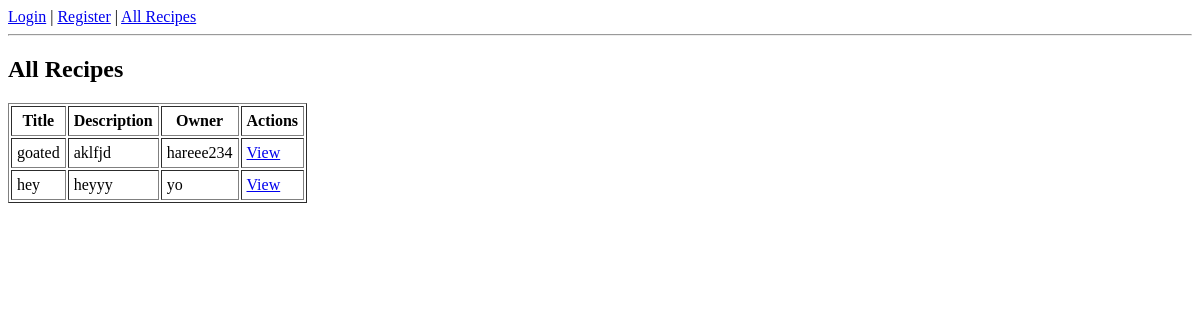
Page /recipes on the earlier database version.
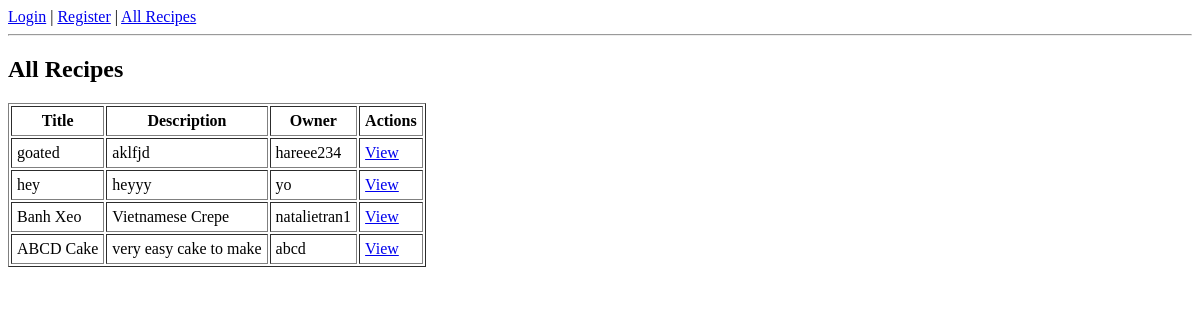
Same page on the later database version.
### app/models.py (models this page shows)
class Recipe(db.Model):
    id = db.Column(db.Integer, primary_key=True)
    title = db.Column(db.String(200), nullable=False)
    description = db.Column(db.Text, nullable=False)
    ingredients = db.Column(db.Text, nullable=False)
    instructions = db.Column(db.Text, nullable=False)
    created_at = db.Column(db.DateTime(timezone=True), server_default=func.now())
    user_id = db.Column(db.Integer, db.ForeignKey('user.id'), nullable=False)

class User(UserMixin, db.Model):
    id = db.Column(db.Integer, primary_key=True)
    username = db.Column(db.String(100), unique=True, nullable=False)
    email = db.Column(db.String(120), unique=True, nullable=False)
    password = db.Column(db.String(200), nullable=False)
    recipes = db.relationship('Recipe', backref='author', lazy=True)

### app/routes.py (the view)
@app.route("/recipes")
def recipes():
    user = get_current_user()
    all_recipes = Recipe.query.all()
    return render_template("recipes.html", recipes=all_recipes, user=user)

### app/routes.py (called while the page is built)
def get_current_user():
    uid = session.get("user_id")
    return User.query.get(uid) if uid else None

### app/templates/recipes.html (shortened to what this page needs)
{% extends "base.html" %}
{% block content %}
  <h2>All Recipes</h2>
  <table border="1" cellpadding="5">
    <thead>
      <tr>
        <th>Title</th>
        <th>Description</th>
        <th>Owner</th>
        <th>Actions</th>
      </tr>
    </thead>
    <tbody>
      {% for recipe in recipes %}
        <tr>
          <td>{{ recipe.title }}</td>
          <td>{{ recipe.description }}</td>
          <td>{{ recipe.author.username }}</td>
          <td>
            <a href="{{ url_for('view_recipe', recipe_id=recipe.id) }}">View</a>
          </td>
        </tr>
      {% endfor %}
    </tbody>
  </table>
{% endblock %}

### app/templates/base.html (shortened to what this page needs)
<!DOCTYPE html>
<html lang="en">
<head>
</head>
<body>
  <nav>
    {% if user %}
      Hello, {{ user.username }} |
      <a href="{{ url_for('logout') }}">Logout</a>
    {% else %}
      <a href="{{ url_for('login') }}">Login</a> |
      <a href="{{ url_for('register') }}">Register</a>
    {% endif %}
    | <a href="{{ url_for('recipes') }}">All Recipes</a>
  </nav>
  <hr>
  {% block content %}{% endblock %}
</body>
</html>

Differences in the rows shown:
added Recipe: title "Banh Xeo", description "Vietnamese Crepe", author.username "natalietran1"
added Recipe: title "ABCD Cake", description "very easy cake to make", author.username "abcd"
